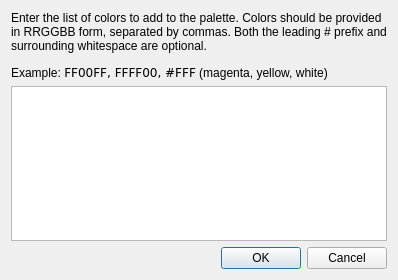
<?xml version="1.0" encoding="UTF-8"?>
<ui version="4.0">
 <class>ColorListInputDialog</class>
 <widget class="QDialog" name="ColorListInputDialog">
  <property name="geometry">
   <rect>
    <x>0</x>
    <y>0</y>
    <width>398</width>
    <height>280</height>
   </rect>
  </property>
  <property name="minimumSize">
   <size>
    <width>398</width>
    <height>280</height>
   </size>
  </property>
  <property name="windowTitle">
   <string>Add Colors</string>
  </property>
  <layout class="QVBoxLayout" name="verticalLayout">
   <item>
    <widget class="QLabel" name="label">
     <property name="text">
      <string>&lt;p&gt;Enter the list of colors to add to the palette. Colors should be provided in RRGGBB form, separated by commas. Both the leading # prefix and surrounding whitespace are optional.&lt;/p&gt;
&lt;p&gt;Example: &lt;tt&gt;FF00FF, FFFF00, #FFF&lt;/tt&gt; (magenta, yellow, white)&lt;/p&gt;</string>
     </property>
     <property name="textFormat">
      <enum>Qt::RichText</enum>
     </property>
     <property name="wordWrap">
      <bool>true</bool>
     </property>
    </widget>
   </item>
   <item>
    <widget class="QPlainTextEdit" name="teColors">
     <property name="tabChangesFocus">
      <bool>true</bool>
     </property>
    </widget>
   </item>
   <item>
    <widget class="QDialogButtonBox" name="buttonBox">
     <property name="orientation">
      <enum>Qt::Horizontal</enum>
     </property>
     <property name="standardButtons">
      <set>QDialogButtonBox::Cancel|QDialogButtonBox::Ok</set>
     </property>
    </widget>
   </item>
  </layout>
 </widget>
 <resources/>
 <connections>
  <connection>
   <sender>buttonBox</sender>
   <signal>accepted()</signal>
   <receiver>ColorListInputDialog</receiver>
   <slot>accept()</slot>
   <hints>
    <hint type="sourcelabel">
     <x>248</x>
     <y>254</y>
    </hint>
    <hint type="destinationlabel">
     <x>157</x>
     <y>274</y>
    </hint>
   </hints>
  </connection>
  <connection>
   <sender>buttonBox</sender>
   <signal>rejected()</signal>
   <receiver>ColorListInputDialog</receiver>
   <slot>reject()</slot>
   <hints>
    <hint type="sourcelabel">
     <x>316</x>
     <y>260</y>
    </hint>
    <hint type="destinationlabel">
     <x>286</x>
     <y>274</y>
    </hint>
   </hints>
  </connection>
 </connections>
</ui>
